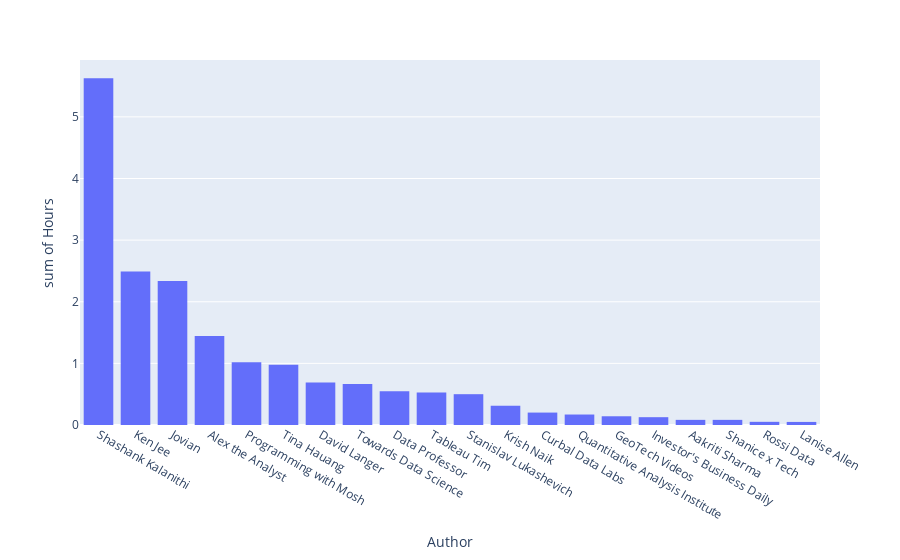

Notebook code cell kept with this figure:
### Code cell
px.histogram(tag_count, x="Author", y="Hours").update_xaxes(
    categoryorder="total descending")

### Figure 1 — Plotly figure (JSON) as saved in the notebook; plotly's stock layout.template omitted (floating-point values rounded to 4 significant figures)
{"data": [{"alignmentgroup": "True", "bingroup": "x", "histfunc": "sum", "hovertemplate": "Author=%{x}<br>sum of Hours=%{y}<extra></extra>", "legendgroup": "", "marker": {"color": "#636efa", "pattern": {"shape": ""}}, "name": "", "offsetgroup": "", "orientation": "v", "showlegend": false, "type": "histogram", "x": [null, "Alex the Analyst", "Towards Data Science", null, null, null, null, null, null, null, null, "David Langer", "David Langer", "Krish Naik", "Alex the Analyst", "Shashank Kalanithi", "Jovian", "Rossi Data", "Quantitative Analysis Institute", "GeoTech Videos", "Investor's Business Daily", "Curbal Data Labs", "Krish Naik", "Ken Jee", "Lanise Allen", "Ken Jee", "Aakriti Sharma", "Tina Hauang", "Shashank Kalanithi", "Programming with Mosh", "Stanislav Lukashevich", "Alex the Analyst", "Tina Hauang", "Tina Hauang", "Data Professor", "Shanice x Tech", "Shashank Kalanithi", null, null, null, null, "Tableau Tim", "Towards Data Science", null, null, null, "Alex the Analyst", "Shashank Kalanithi", "Investor's Business Daily", "Curbal Data Labs", "Ken Jee", "Shashank Kalanithi", "Programming with Mosh", "Stanislav Lukashevich", "Alex the Analyst", "Shashank Kalanithi", null, null, null, "Alex the Analyst", null, null, "Stanislav Lukashevich", null, null, "Stanislav Lukashevich", null, null, null, "Stanislav Lukashevich", null, "Stanislav Lukashevich"], "xaxis": "x", "y": [3, 0.2133, 0.3333, 0.08333, 0.085, 0.1133, 0.4983, 0.2717, 3, 0, 4, 0.2883, 0.4, 0.1442, 0.2167, 0.85, 2.337, 0.05167, 0.17, 0.1417, 0.06333, 0.1008, 0.1683, 1.143, 0.05, 0.2033, 0.08333, 0.22, 0.9817, 0.5083, 0.08333, 0.2917, 0.555, 0.2042, 0.5483, 0.08333, 0.9817, 0.8667, 4, 4, 3, 0.5275, 0.3333, 0.4983, 3, 4, 0.2167, 0.85, 0.06333, 0.1008, 1.143, 0.9817, 0.5083, 0.08333, 0.2917, 0.9817, 4, 4, 3, 0.2133, 3, 4, 0.08333, 4, 4, 0.08333, 4, 3, 4, 0.08333, 4, 0.08333], "yaxis": "y"}], "layout": {"barmode": "relative", "legend": {"tracegroupgap": 0}, "margin": {"t": 60}, "xaxis": {"anchor": "y", "categoryorder": "total descending", "domain": [0, 1], "title": {"text": "Author"}}, "yaxis": {"anchor": "x", "domain": [0, 1], "title": {"text": "sum of Hours"}}}}
